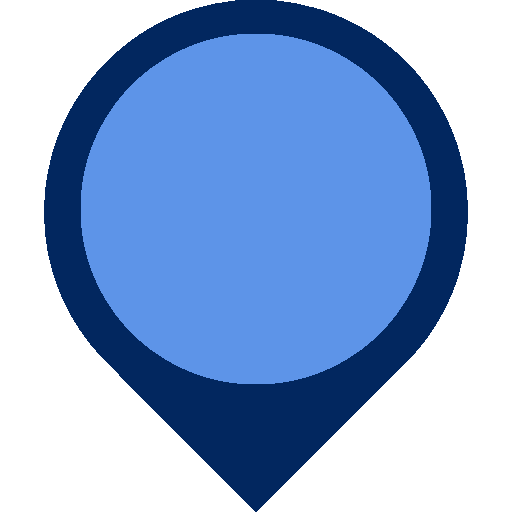
#> input picture MVPDIP1420/admin/images/puntos_numeros/generador/puntos.png, 512 x 512 px
$ python img.py
#> lines starting #> are read from the running program, lines starting #| are printed output that depends on the picture
from PIL import Image
from PIL import ImageDraw
from PIL import ImageFont


W, H = (512,512)
msg = "1"


for x in range(1,100):
    img = Image.open('puntos.png')
#> img is the input picture: PIL image 512x512 RGBA; mean R, G, B, A 79.1, 116.4, 173.1, 147.1
    I1 = ImageDraw.Draw(img)
    myFont = ImageFont.truetype('./lato/Lato-Black.ttf', 240)
    if x < 10:
        #? 1 digitos
        punto = 180,55
    else:
        #? dos digitos
        punto = 120,55
    I1.text(punto, str(x),font=myFont, fill="white")
    img.show()
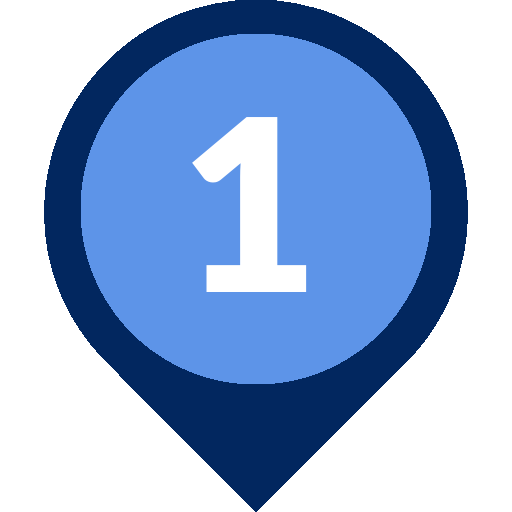
#> shown: PIL image 512x512 RGBA; mean R, G, B, A 85.1, 120.4, 174, 147.1; transparent parts drawn white
    img.save( str(x)+"_blue.png")

exit(0)
#> (the program exits here)
